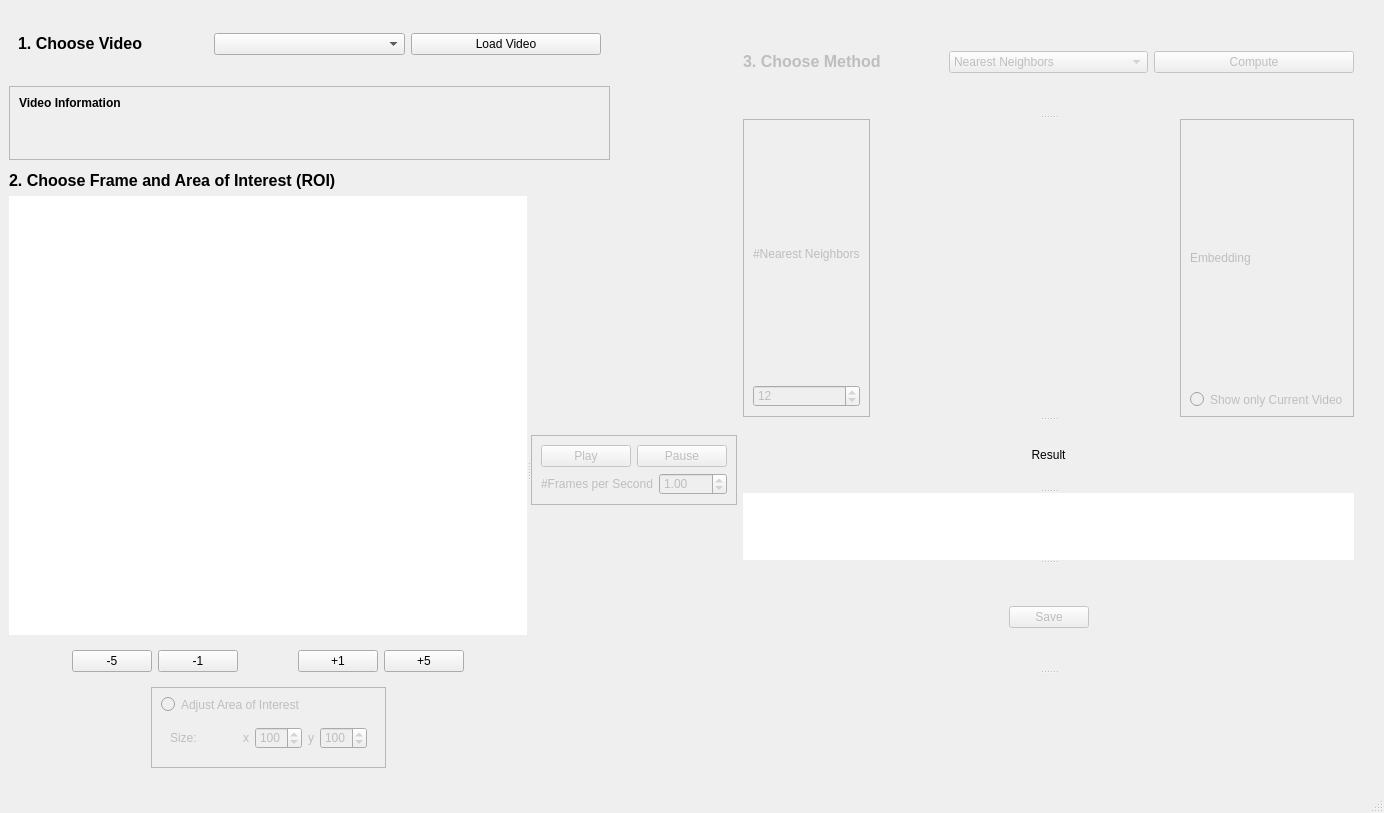
<?xml version="1.0" encoding="UTF-8"?>
<ui version="4.0">
 <class>MainWindow</class>
 <widget class="QMainWindow" name="MainWindow">
  <property name="geometry">
   <rect>
    <x>0</x>
    <y>0</y>
    <width>1384</width>
    <height>813</height>
   </rect>
  </property>
  <property name="windowTitle">
   <string>Similarity</string>
  </property>
  <widget class="QWidget" name="centralwidget">
   <widget class="QWidget" name="Widget_topLeft" native="true">
    <property name="geometry">
     <rect>
      <x>9</x>
      <y>9</y>
      <width>721</width>
      <height>151</height>
     </rect>
    </property>
    <layout class="QGridLayout" name="gridLayout_12">
     <item row="0" column="0">
      <widget class="QWidget" name="Widget_chooseVideo" native="true">
       <layout class="QGridLayout" name="gridLayout">
        <item row="0" column="0">
         <layout class="QHBoxLayout" name="horizontalLayout_2">
          <item>
           <widget class="QLabel" name="Label_video">
            <property name="text">
             <string>&lt;html&gt;&lt;head/&gt;&lt;body&gt;&lt;p&gt;&lt;span style=&quot; font-size:12pt; font-weight:600;&quot;&gt;1. Choose Video&lt;/span&gt;&lt;/p&gt;&lt;/body&gt;&lt;/html&gt;</string>
            </property>
           </widget>
          </item>
          <item>
           <widget class="QComboBox" name="ComboBox_chooseVideo">
            <property name="editable">
             <bool>false</bool>
            </property>
           </widget>
          </item>
          <item>
           <widget class="QPushButton" name="PushButton_confirmVideo">
            <property name="text">
             <string>Load Video</string>
            </property>
           </widget>
          </item>
         </layout>
        </item>
       </layout>
      </widget>
     </item>
     <item row="1" column="0">
      <widget class="QFrame" name="Frame_vidInfo">
       <property name="styleSheet">
        <string notr="true">border-color: rgb(0, 0, 0);
border-width: 10</string>
       </property>
       <property name="frameShape">
        <enum>QFrame::StyledPanel</enum>
       </property>
       <property name="frameShadow">
        <enum>QFrame::Raised</enum>
       </property>
       <layout class="QGridLayout" name="gridLayout_2">
        <item row="0" column="0">
         <widget class="QLabel" name="Label_vidInfo_title">
          <property name="text">
           <string>&lt;html&gt;&lt;head/&gt;&lt;body&gt;&lt;p&gt;&lt;span style=&quot; font-weight:600;&quot;&gt;Video Information&lt;/span&gt;&lt;/p&gt;&lt;/body&gt;&lt;/html&gt;</string>
          </property>
         </widget>
        </item>
        <item row="1" column="0">
         <widget class="QLabel" name="Label_info_project">
          <property name="styleSheet">
           <string notr="true"/>
          </property>
          <property name="text">
           <string/>
          </property>
         </widget>
        </item>
        <item row="2" column="0">
         <widget class="QLabel" name="Label_info_video">
          <property name="styleSheet">
           <string notr="true"/>
          </property>
          <property name="text">
           <string/>
          </property>
         </widget>
        </item>
       </layout>
      </widget>
     </item>
     <item row="1" column="1">
      <spacer name="horizontalSpacer_12">
       <property name="orientation">
        <enum>Qt::Horizontal</enum>
       </property>
       <property name="sizeType">
        <enum>QSizePolicy::Fixed</enum>
       </property>
       <property name="sizeHint" stdset="0">
        <size>
         <width>120</width>
         <height>20</height>
        </size>
       </property>
      </spacer>
     </item>
    </layout>
   </widget>
   <widget class="QSplitter" name="Splitter_right">
    <property name="geometry">
     <rect>
      <x>743</x>
      <y>9</y>
      <width>611</width>
      <height>761</height>
     </rect>
    </property>
    <property name="orientation">
     <enum>Qt::Vertical</enum>
    </property>
    <widget class="QWidget" name="Widget_method" native="true">
     <property name="enabled">
      <bool>false</bool>
     </property>
     <layout class="QGridLayout" name="gridLayout_6">
      <item row="0" column="0">
       <layout class="QHBoxLayout" name="horizontalLayout_10">
        <item>
         <widget class="QLabel" name="label_2">
          <property name="text">
           <string>&lt;html&gt;&lt;head/&gt;&lt;body&gt;&lt;p&gt;&lt;span style=&quot; font-size:12pt; font-weight:600;&quot;&gt;3. Choose Method&lt;/span&gt;&lt;/p&gt;&lt;/body&gt;&lt;/html&gt;</string>
          </property>
         </widget>
        </item>
        <item>
         <widget class="QComboBox" name="ComboBox_compute">
          <item>
           <property name="text">
            <string>Nearest Neighbors</string>
           </property>
          </item>
          <item>
           <property name="text">
            <string>Low-dim Embedding</string>
           </property>
          </item>
         </widget>
        </item>
        <item>
         <widget class="QPushButton" name="PushButton_compute">
          <property name="text">
           <string>Compute</string>
          </property>
         </widget>
        </item>
       </layout>
      </item>
     </layout>
    </widget>
    <widget class="QWidget" name="Widget_method_parameters" native="true">
     <layout class="QGridLayout" name="gridLayout_10">
      <item row="0" column="0">
       <widget class="QFrame" name="Frame_nrNN">
        <property name="enabled">
         <bool>false</bool>
        </property>
        <property name="styleSheet">
         <string notr="true">border-color: rgb(0, 0, 0);</string>
        </property>
        <property name="frameShape">
         <enum>QFrame::StyledPanel</enum>
        </property>
        <property name="frameShadow">
         <enum>QFrame::Raised</enum>
        </property>
        <layout class="QGridLayout" name="gridLayout_9">
         <item row="0" column="0">
          <layout class="QVBoxLayout" name="verticalLayout_2">
           <item>
            <widget class="QLabel" name="Label_nrNN">
             <property name="text">
              <string>&lt;html&gt;&lt;head/&gt;&lt;body&gt;&lt;p&gt;#Nearest Neighbors&lt;/p&gt;&lt;/body&gt;&lt;/html&gt;</string>
             </property>
            </widget>
           </item>
           <item>
            <widget class="QSpinBox" name="SpinBox_chooseNumberNN">
             <property name="minimum">
              <number>1</number>
             </property>
             <property name="maximum">
              <number>50</number>
             </property>
             <property name="value">
              <number>12</number>
             </property>
            </widget>
           </item>
          </layout>
         </item>
        </layout>
       </widget>
      </item>
      <item row="0" column="1">
       <spacer name="horizontalSpacer_7">
        <property name="orientation">
         <enum>Qt::Horizontal</enum>
        </property>
        <property name="sizeHint" stdset="0">
         <size>
          <width>40</width>
          <height>20</height>
         </size>
        </property>
       </spacer>
      </item>
      <item row="0" column="2">
       <widget class="QFrame" name="Frame_embSource">
        <property name="enabled">
         <bool>false</bool>
        </property>
        <property name="styleSheet">
         <string notr="true">border-color: rgb(0, 0, 0);</string>
        </property>
        <property name="frameShape">
         <enum>QFrame::StyledPanel</enum>
        </property>
        <property name="frameShadow">
         <enum>QFrame::Raised</enum>
        </property>
        <layout class="QGridLayout" name="gridLayout_8">
         <item row="0" column="0">
          <layout class="QVBoxLayout" name="verticalLayout_9">
           <item>
            <widget class="QLabel" name="Label_embedding">
             <property name="text">
              <string>Embedding</string>
             </property>
            </widget>
           </item>
           <item>
            <widget class="QRadioButton" name="RadioButton_embedding">
             <property name="text">
              <string>Show only Current Video</string>
             </property>
            </widget>
           </item>
          </layout>
         </item>
        </layout>
       </widget>
      </item>
     </layout>
    </widget>
    <widget class="QLabel" name="Label_showResult_title">
     <property name="text">
      <string>&lt;html&gt;&lt;head/&gt;&lt;body&gt;&lt;p align=&quot;center&quot;&gt;Result&lt;/p&gt;&lt;/body&gt;&lt;/html&gt;</string>
     </property>
    </widget>
    <widget class="QLabel" name="Label_showResult">
     <property name="sizePolicy">
      <sizepolicy hsizetype="Preferred" vsizetype="Preferred">
       <horstretch>0</horstretch>
       <verstretch>0</verstretch>
      </sizepolicy>
     </property>
     <property name="styleSheet">
      <string notr="true">background-color: rgb(255, 255, 255);</string>
     </property>
     <property name="text">
      <string/>
     </property>
    </widget>
    <widget class="QWidget" name="">
     <layout class="QHBoxLayout" name="horizontalLayout">
      <item>
       <spacer name="horizontalSpacer_2">
        <property name="orientation">
         <enum>Qt::Horizontal</enum>
        </property>
        <property name="sizeHint" stdset="0">
         <size>
          <width>40</width>
          <height>20</height>
         </size>
        </property>
       </spacer>
      </item>
      <item>
       <widget class="QPushButton" name="PushButton_saveResult">
        <property name="enabled">
         <bool>false</bool>
        </property>
        <property name="text">
         <string>Save</string>
        </property>
       </widget>
      </item>
      <item>
       <spacer name="horizontalSpacer_3">
        <property name="orientation">
         <enum>Qt::Horizontal</enum>
        </property>
        <property name="sizeHint" stdset="0">
         <size>
          <width>40</width>
          <height>20</height>
         </size>
        </property>
       </spacer>
      </item>
     </layout>
    </widget>
    <widget class="QWidget" name="Widget_Info" native="true">
     <layout class="QHBoxLayout" name="horizontalLayout_4">
      <item>
       <spacer name="horizontalSpacer_8">
        <property name="orientation">
         <enum>Qt::Horizontal</enum>
        </property>
        <property name="sizeHint" stdset="0">
         <size>
          <width>288</width>
          <height>20</height>
         </size>
        </property>
       </spacer>
      </item>
      <item>
       <widget class="QLabel" name="Label_info_inbetween">
        <property name="text">
         <string/>
        </property>
       </widget>
      </item>
      <item>
       <spacer name="horizontalSpacer_9">
        <property name="orientation">
         <enum>Qt::Horizontal</enum>
        </property>
        <property name="sizeHint" stdset="0">
         <size>
          <width>287</width>
          <height>20</height>
         </size>
        </property>
       </spacer>
      </item>
     </layout>
    </widget>
   </widget>
   <widget class="QSplitter" name="Splitter_frames_play">
    <property name="geometry">
     <rect>
      <x>9</x>
      <y>171</y>
      <width>728</width>
      <height>597</height>
     </rect>
    </property>
    <property name="orientation">
     <enum>Qt::Horizontal</enum>
    </property>
    <widget class="QWidget" name="Widget_frames" native="true">
     <layout class="QGridLayout" name="gridLayout_11">
      <item row="3" column="2">
       <spacer name="horizontalSpacer_11">
        <property name="orientation">
         <enum>Qt::Horizontal</enum>
        </property>
        <property name="sizeHint" stdset="0">
         <size>
          <width>79</width>
          <height>20</height>
         </size>
        </property>
       </spacer>
      </item>
      <item row="3" column="0">
       <spacer name="horizontalSpacer_10">
        <property name="orientation">
         <enum>Qt::Horizontal</enum>
        </property>
        <property name="sizeHint" stdset="0">
         <size>
          <width>78</width>
          <height>20</height>
         </size>
        </property>
       </spacer>
      </item>
      <item row="3" column="1">
       <widget class="QFrame" name="Frame_adjustBB">
        <property name="enabled">
         <bool>false</bool>
        </property>
        <property name="styleSheet">
         <string notr="true">border-color: rgb(0, 0, 0);</string>
        </property>
        <property name="frameShape">
         <enum>QFrame::StyledPanel</enum>
        </property>
        <property name="frameShadow">
         <enum>QFrame::Raised</enum>
        </property>
        <layout class="QGridLayout" name="gridLayout_3">
         <item row="1" column="0">
          <widget class="QWidget" name="Widget_changeBBSize" native="true">
           <layout class="QGridLayout" name="gridLayout_5">
            <item row="0" column="0">
             <layout class="QHBoxLayout" name="horizontalLayout_6">
              <item>
               <widget class="QLabel" name="Label_BBSize_desc">
                <property name="text">
                 <string>Size:</string>
                </property>
               </widget>
              </item>
              <item>
               <spacer name="horizontalSpacer">
                <property name="orientation">
                 <enum>Qt::Horizontal</enum>
                </property>
                <property name="sizeHint" stdset="0">
                 <size>
                  <width>40</width>
                  <height>20</height>
                 </size>
                </property>
               </spacer>
              </item>
              <item>
               <widget class="QLabel" name="Label_BBSize_x">
                <property name="text">
                 <string>x</string>
                </property>
               </widget>
              </item>
              <item>
               <widget class="QSpinBox" name="SpinBox_BBSize_x">
                <property name="minimum">
                 <number>30</number>
                </property>
                <property name="maximum">
                 <number>200</number>
                </property>
                <property name="value">
                 <number>100</number>
                </property>
               </widget>
              </item>
              <item>
               <widget class="QLabel" name="Label_BBSize_y">
                <property name="text">
                 <string>y</string>
                </property>
               </widget>
              </item>
              <item>
               <widget class="QSpinBox" name="SpinBox_BBSize_y">
                <property name="minimum">
                 <number>30</number>
                </property>
                <property name="maximum">
                 <number>200</number>
                </property>
                <property name="value">
                 <number>100</number>
                </property>
               </widget>
              </item>
             </layout>
            </item>
           </layout>
          </widget>
         </item>
         <item row="0" column="0">
          <widget class="QRadioButton" name="RadioButton_adjustBB">
           <property name="text">
            <string>Adjust Area of Interest</string>
           </property>
          </widget>
         </item>
        </layout>
       </widget>
      </item>
      <item row="0" column="0" colspan="3">
       <widget class="QLabel" name="Label_frame">
        <property name="enabled">
         <bool>true</bool>
        </property>
        <property name="text">
         <string>&lt;html&gt;&lt;head/&gt;&lt;body&gt;&lt;p&gt;&lt;span style=&quot; font-size:12pt; font-weight:600;&quot;&gt;2. Choose Frame and Area of Interest (ROI)&lt;/span&gt;&lt;/p&gt;&lt;/body&gt;&lt;/html&gt;</string>
        </property>
       </widget>
      </item>
      <item row="2" column="0" colspan="3">
       <widget class="QWidget" name="Widget_moveFrames" native="true">
        <layout class="QGridLayout" name="gridLayout_7">
         <item row="0" column="0">
          <layout class="QHBoxLayout" name="horizontalLayout_3">
           <item>
            <spacer name="horizontalSpacer_5">
             <property name="orientation">
              <enum>Qt::Horizontal</enum>
             </property>
             <property name="sizeHint" stdset="0">
              <size>
               <width>40</width>
               <height>20</height>
              </size>
             </property>
            </spacer>
           </item>
           <item>
            <widget class="QPushButton" name="PushButton_goLeftLeft">
             <property name="text">
              <string>-5</string>
             </property>
            </widget>
           </item>
           <item>
            <widget class="QPushButton" name="PushButton_goLeft">
             <property name="text">
              <string>-1</string>
             </property>
            </widget>
           </item>
           <item>
            <spacer name="horizontalSpacer_4">
             <property name="orientation">
              <enum>Qt::Horizontal</enum>
             </property>
             <property name="sizeHint" stdset="0">
              <size>
               <width>40</width>
               <height>20</height>
              </size>
             </property>
            </spacer>
           </item>
           <item>
            <widget class="QPushButton" name="PushButton_goRight">
             <property name="text">
              <string>+1</string>
             </property>
            </widget>
           </item>
           <item>
            <widget class="QPushButton" name="PushButton_goRightRight">
             <property name="text">
              <string>+5</string>
             </property>
            </widget>
           </item>
           <item>
            <spacer name="horizontalSpacer_6">
             <property name="orientation">
              <enum>Qt::Horizontal</enum>
             </property>
             <property name="sizeHint" stdset="0">
              <size>
               <width>40</width>
               <height>20</height>
              </size>
             </property>
            </spacer>
           </item>
          </layout>
         </item>
        </layout>
       </widget>
      </item>
      <item row="1" column="0" colspan="3">
       <widget class="QLabel" name="Label_showFrame">
        <property name="enabled">
         <bool>true</bool>
        </property>
        <property name="sizePolicy">
         <sizepolicy hsizetype="Preferred" vsizetype="Expanding">
          <horstretch>0</horstretch>
          <verstretch>0</verstretch>
         </sizepolicy>
        </property>
        <property name="styleSheet">
         <string notr="true">background-color: rgb(255, 255, 255);</string>
        </property>
        <property name="text">
         <string/>
        </property>
       </widget>
      </item>
     </layout>
    </widget>
    <widget class="QWidget" name="Widget_play" native="true">
     <layout class="QVBoxLayout" name="verticalLayout">
      <item>
       <spacer name="verticalSpacer">
        <property name="orientation">
         <enum>Qt::Vertical</enum>
        </property>
        <property name="sizeHint" stdset="0">
         <size>
          <width>20</width>
          <height>40</height>
         </size>
        </property>
       </spacer>
      </item>
      <item>
       <widget class="QFrame" name="Frame_play">
        <property name="enabled">
         <bool>false</bool>
        </property>
        <property name="styleSheet">
         <string notr="true">border-color: rgb(0, 0, 0);</string>
        </property>
        <property name="frameShape">
         <enum>QFrame::StyledPanel</enum>
        </property>
        <property name="frameShadow">
         <enum>QFrame::Raised</enum>
        </property>
        <layout class="QGridLayout" name="gridLayout_4">
         <item row="1" column="0">
          <layout class="QVBoxLayout" name="verticalLayout_3">
           <item>
            <layout class="QHBoxLayout" name="horizontalLayout_7">
             <item>
              <widget class="QLabel" name="Label_nrFrames">
               <property name="text">
                <string>&lt;html&gt;&lt;head/&gt;&lt;body&gt;&lt;p align=&quot;center&quot;&gt;#Frames per Second&lt;/p&gt;&lt;/body&gt;&lt;/html&gt;</string>
               </property>
              </widget>
             </item>
             <item>
              <widget class="QDoubleSpinBox" name="DoubleSpinBox_secPerFrame">
               <property name="minimum">
                <double>0.200000000000000</double>
               </property>
               <property name="maximum">
                <double>5.000000000000000</double>
               </property>
               <property name="singleStep">
                <double>0.200000000000000</double>
               </property>
               <property name="value">
                <double>1.000000000000000</double>
               </property>
              </widget>
             </item>
            </layout>
           </item>
          </layout>
         </item>
         <item row="0" column="0">
          <layout class="QHBoxLayout" name="horizontalLayout_9">
           <item>
            <widget class="QPushButton" name="PushButton_play">
             <property name="text">
              <string>Play</string>
             </property>
            </widget>
           </item>
           <item>
            <widget class="QPushButton" name="PushButton_pause">
             <property name="text">
              <string>Pause</string>
             </property>
            </widget>
           </item>
          </layout>
         </item>
        </layout>
       </widget>
      </item>
      <item>
       <spacer name="verticalSpacer_2">
        <property name="orientation">
         <enum>Qt::Vertical</enum>
        </property>
        <property name="sizeHint" stdset="0">
         <size>
          <width>20</width>
          <height>40</height>
         </size>
        </property>
       </spacer>
      </item>
     </layout>
    </widget>
   </widget>
   <zorder>layoutWidget</zorder>
   <zorder>Widget_method</zorder>
   <zorder>verticalLayoutWidget_3</zorder>
   <zorder>verticalLayoutWidget_4</zorder>
   <zorder>PushButton_goRight</zorder>
   <zorder>Widget_method_parameters</zorder>
   <zorder>Widget_Info</zorder>
   <zorder>Widget_frames</zorder>
   <zorder>Widget_play</zorder>
   <zorder>Frame_play</zorder>
   <zorder>Widget_topLeft</zorder>
  </widget>
  <widget class="QStatusBar" name="statusbar"/>
 </widget>
 <resources/>
 <connections/>
</ui>
